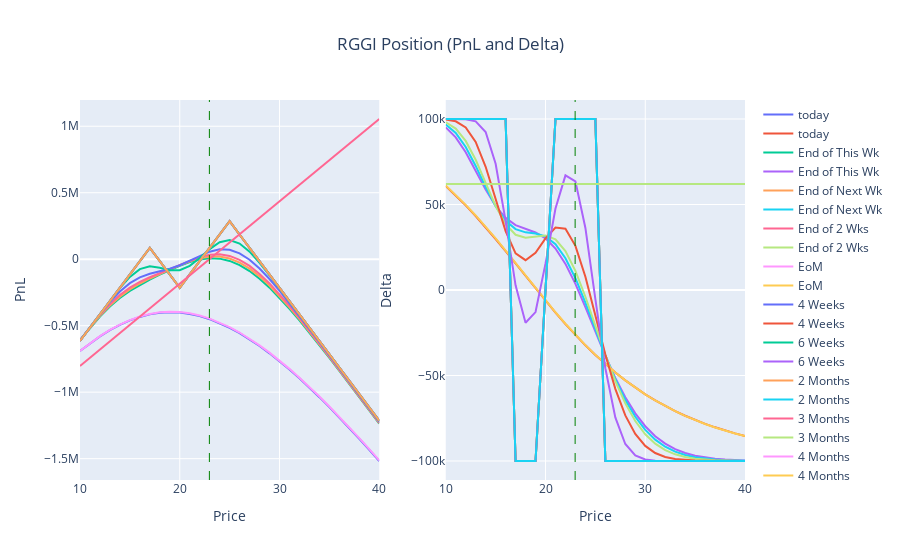

This figure's notebook cell:
### Code cell
fig = make_subplots(rows=1, cols=2)
for i in range(0,len(fig_d.data)):
    fig.add_trace(fig_p.data[i], row=1, col=1)
    fig.add_trace(fig_d.data[i], row=1, col=2)

fig.update_layout(title={'text': 'RGGI Position (PnL and Delta)','x': 0.5,'xanchor': 'center'})

fig.update_xaxes(title_text="Price", row=1, col=1)
fig.update_yaxes(title_text="PnL", row=1, col=1)
fig.update_xaxes(title_text="Price", row=1, col=2)
fig.update_yaxes(title_text="Delta", row=1, col=2)

fig.add_vline(x=current_spot, line_width=1, line_dash="dash", line_color="green")

fig.show()
